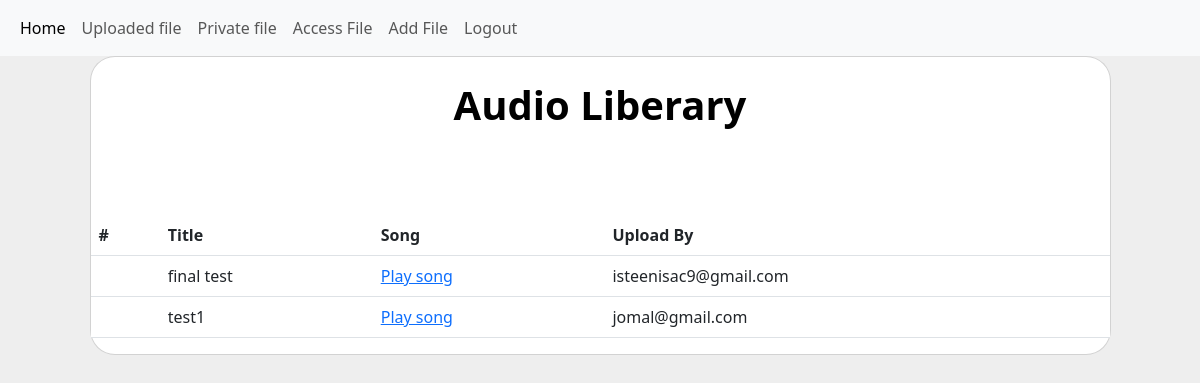
Page /account_protect/ (signed in) on the committed database.
### home/models.py (models this page shows)
class AllowedUser(models.Model):
    music_file = models.ForeignKey(MusicFile, on_delete=models.CASCADE)
    user = models.ForeignKey(User, on_delete=models.CASCADE)

class MusicFile(models.Model):
    title = models.CharField(max_length=255)
    file = models.FileField(upload_to='music/')
    privacy = models.CharField(max_length=10,default='public')
    uploader = models.ForeignKey(User, on_delete=models.CASCADE)

### home/views.py (the view)
# urls.py: path('account_protect/', views.account_protect , name='account_protect'),
@login_required(login_url="Login")
def account_protect(request):
    user=User.objects.get(id=request.user.id)
    allow_user=AllowedUser.objects.filter(user=user)
    context={
            'musics':allow_user,
        }
    return render(request,'account_protect.html',context)

### home/templates/account_protect.html (shortened to what this page needs)
{% extends 'account.html'%}
{% block content%}
<section class="vh-100" style="background-color: #eee;">
    <div class="container h-100">
      <div class="row d-flex justify-content-center  h-100">
        <div class="col-lg-12 col-xl-11">
          <div class="card text-black" style="border-radius: 25px;">
            <p class="text-center h1 fw-bold mb-5 mx-1 mx-md-4 mt-4">Audio Liberary
            </p>
            <table class="table table-hover">
                <thead>
                  <tr>
                    <th scope="col">#</th>
                    <th scope="col">Title</th>
                    <th scope="col">Song</th>
                    <th scope="col">Upload By</th>
                  </tr>
                </thead>
                <tbody>
                    {% for i in musics %}
                                    <option value={{i.music_file.email}}>{{i.music_file.email}}</option>
                                    <tr>
                                        <th scope="row"></th>
                                        <td>{{i.music_file.title}}</td>
                                        <td>
                                        <a href="{% url 'musicplayer' i.music_file.id %}" > Play song</a>
                                      </td>
                                        <td>
                                          {{i.music_file.uploader}}
                                        </td>
                                      </tr>
                    {% endfor %}
                </tbody>
              </table>
          </div>
        </div>
      </div>
    </div>
  </section>
{% endblock %}

### rows in the picture
AllowedUser: music_file "final test", music_file.uploader "isteenisac9@gmail.com"
AllowedUser: music_file "test1", music_file.uploader "jomal@gmail.com"
